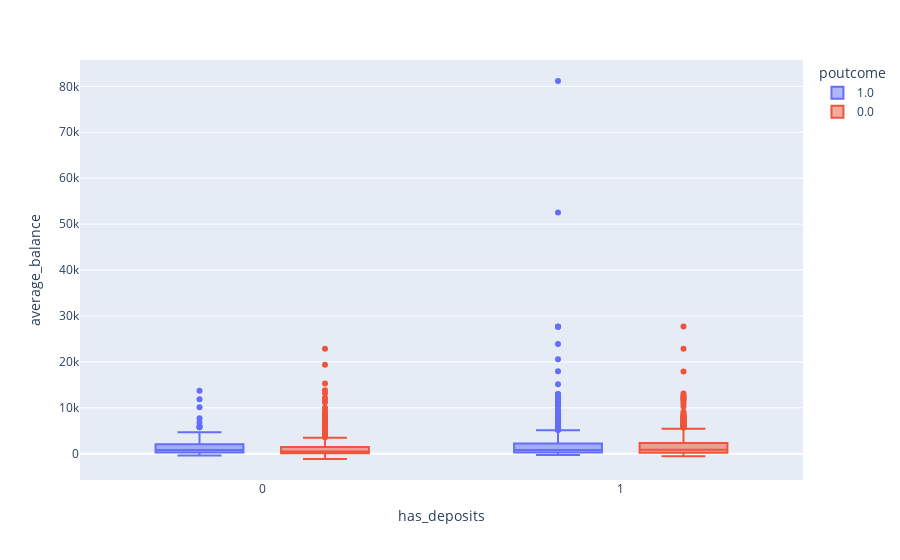

Notebook source saved alongside this figure:
### Code cell
fig = px.box(all_customers, x="has_deposits", y="average_balance", color="poutcome")
fig.update_traces(quartilemethod="exclusive") # or "inclusive", or "linear" by default
fig.show()

### Figure 1 — Plotly figure (JSON) as saved in the notebook; plotly's stock layout.template omitted (floating-point values rounded to 4 significant figures; data arrays with more than 128 entries replaced by an {"elided": "..."} marker saying what was removed)
{"data": [{"alignmentgroup": "True", "hovertemplate": "poutcome=1.0<br>has_deposits=%{x}<br>average_balance=%{y}<extra></extra>", "legendgroup": "1.0", "marker": {"color": "#636efa"}, "name": "1.0", "notched": false, "offsetgroup": "1.0", "orientation": "v", "quartilemethod": "exclusive", "showlegend": true, "type": "box", "x": {"elided": "1071 int values"}, "x0": " ", "xaxis": "x", "y": {"elided": "1071 float values"}, "y0": " ", "yaxis": "y"}, {"alignmentgroup": "True", "hovertemplate": "poutcome=0.0<br>has_deposits=%{x}<br>average_balance=%{y}<extra></extra>", "legendgroup": "0.0", "marker": {"color": "#EF553B"}, "name": "0.0", "notched": false, "offsetgroup": "0.0", "orientation": "v", "quartilemethod": "exclusive", "showlegend": true, "type": "box", "x": {"elided": "1228 int values"}, "x0": " ", "xaxis": "x", "y": {"elided": "1228 float values"}, "y0": " ", "yaxis": "y"}], "layout": {"boxmode": "group", "legend": {"title": {"text": "poutcome"}, "tracegroupgap": 0}, "margin": {"t": 60}, "xaxis": {"anchor": "y", "domain": [0, 1], "title": {"text": "has_deposits"}}, "yaxis": {"anchor": "x", "domain": [0, 1], "title": {"text": "average_balance"}}}}
